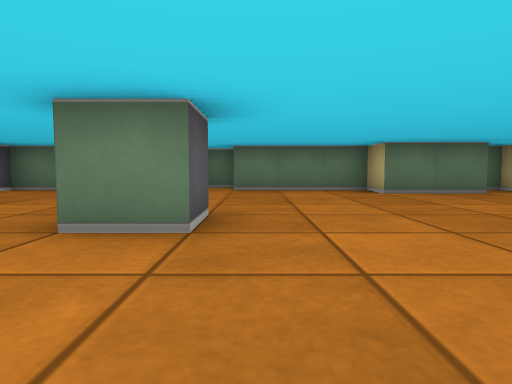
View 1 (above)

24 first-person views from a walk through a cub3D ray-caster map. The camera is about half as high as the walls, tilts 4° down and sees 75° across. The floor is counted in squares. Each view is taken from the middle of a square. On the plan, view 1 faces up. The plan holds only what a view shows up to about 9 squares ahead; the rest is blank.

View 2
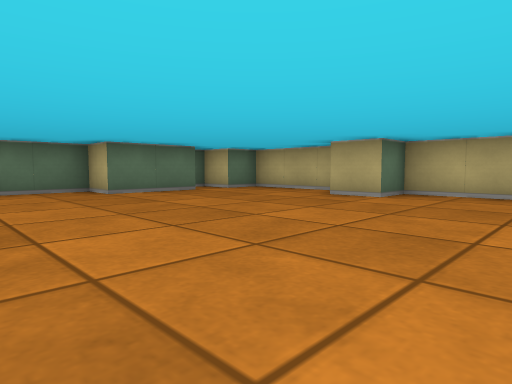

View 3
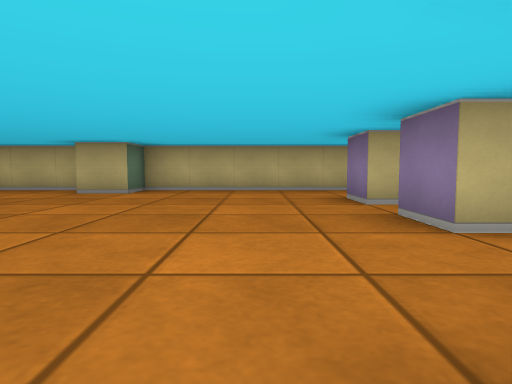

View 4
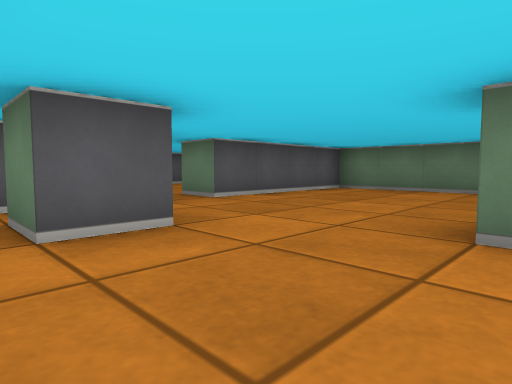

View 5
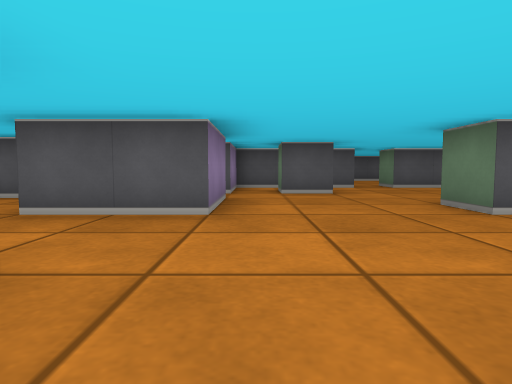

View 6
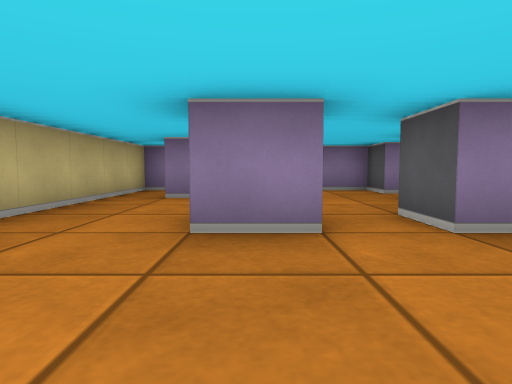

View 7
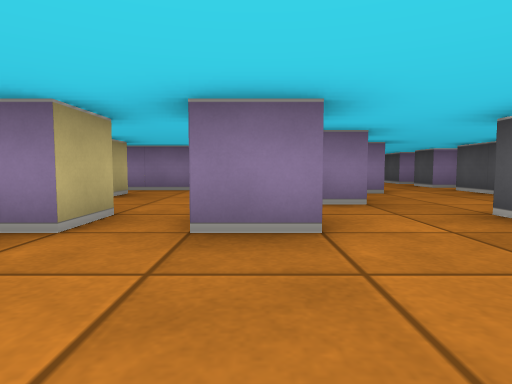

View 8
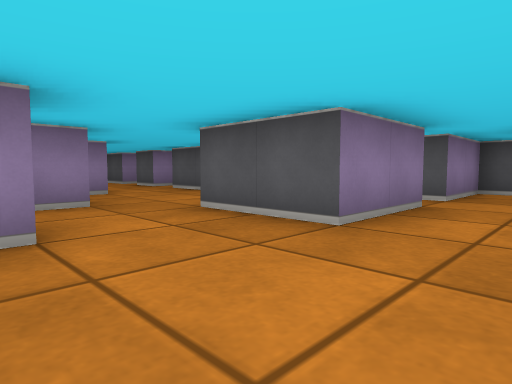

View 9
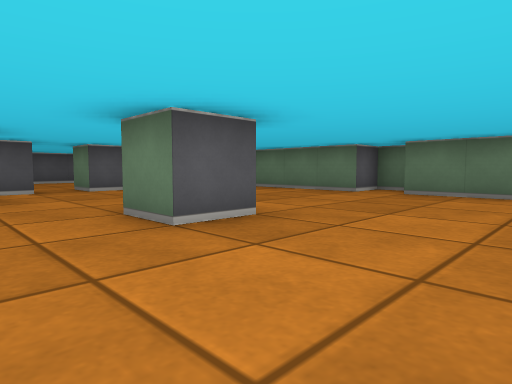

View 10
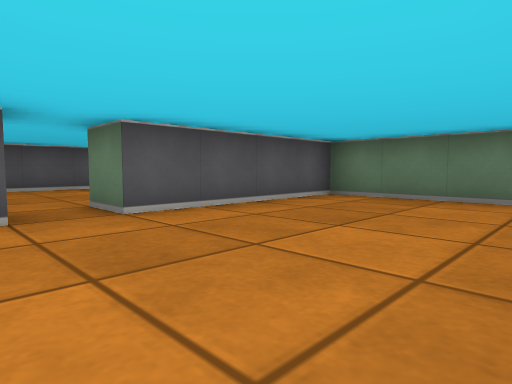

View 11
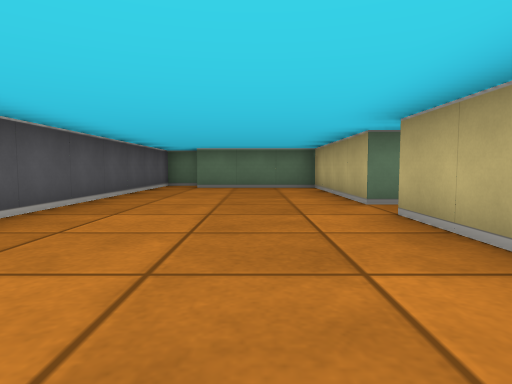

View 12
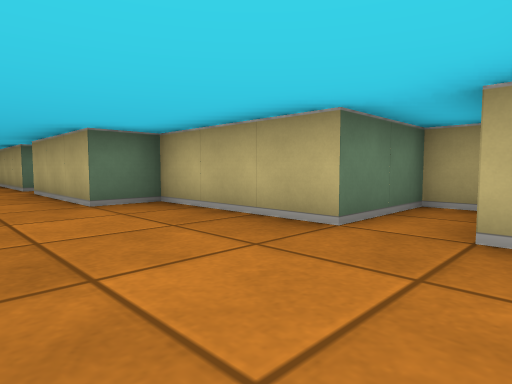

View 13
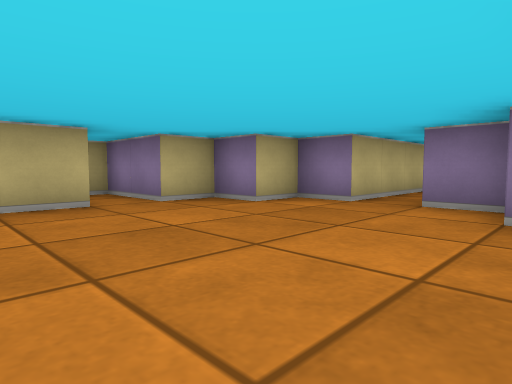

View 14
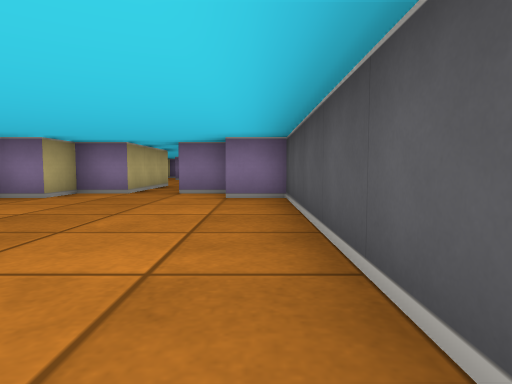

View 15
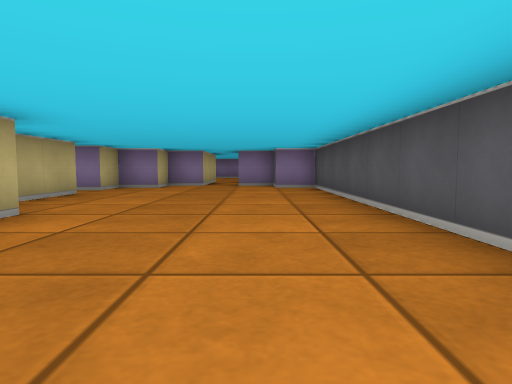

View 16
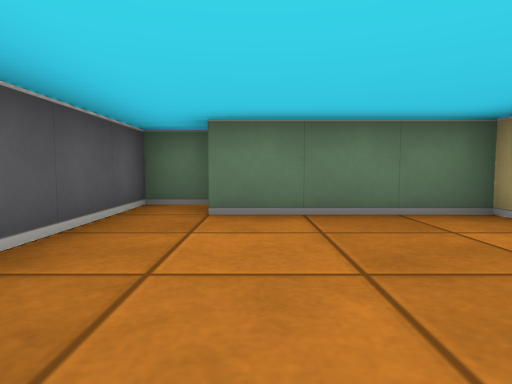

View 17
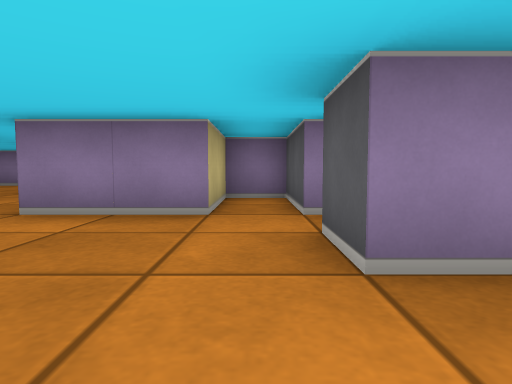

View 18
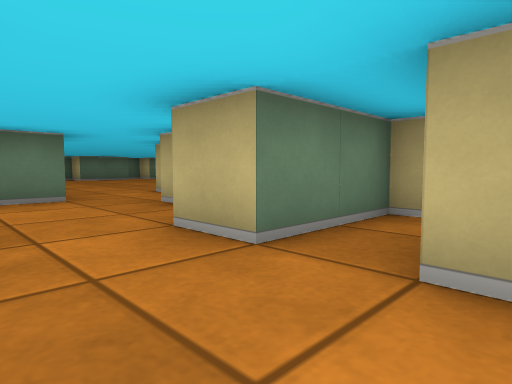

View 19
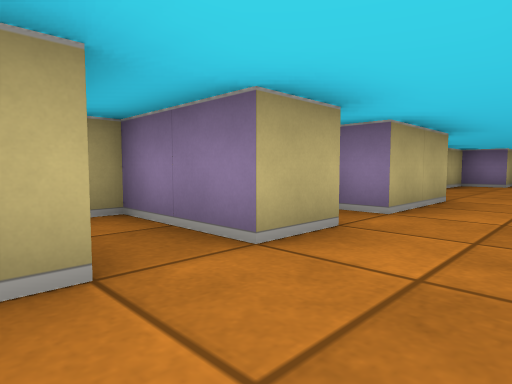

View 20
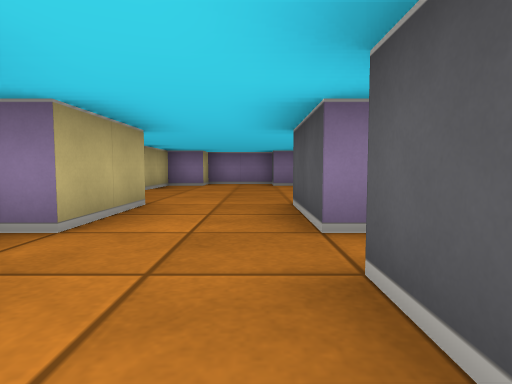

View 21
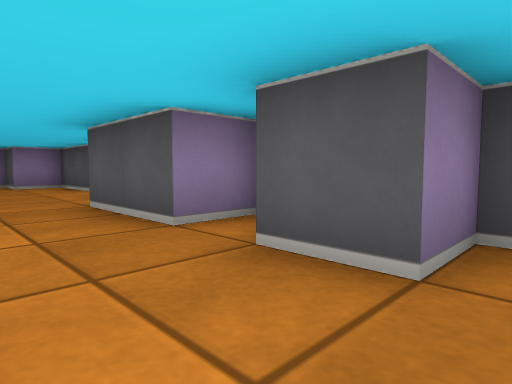

View 22
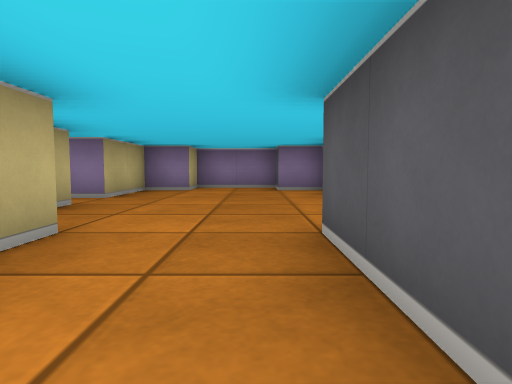

View 23
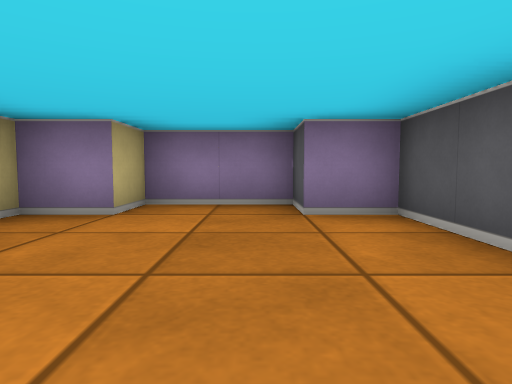

View 24
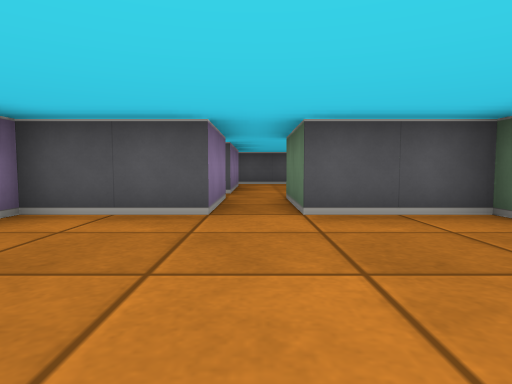

### Floor plan
Ten units are one square. View 1 is at (0, 0); x grows to the right and y downward. Boxes are objects, and circles mark ways between rooms. Rooms are numbered by the first view taken in them; rooms with no view inside come last. Other rooms are left out.
<svg viewBox="-110 -90 180 270">
<path fill="none" stroke="#000" d="M-5 -35 -5 -25 -15 -25M15 20 15 15 25 15 25 25M35 25 35 15 45 15M4 35 11 35M-42 -15 -35 -15 -35 -5 -45 -5M-25 39 -25 56M65 -40 65 -65 55 -65 55 -75 51 -75M46 -65 25 -65 25 -75 -5 -75M-5 55 15 55 15 65 25 65M-55 -26 -55 5 -35 5 -35 25 -25 25 -25 5 -5 5 -5 25 -14 25M50 45 55 45M45 55 45 48M-5 -85 -15 -85 -15 -75 -55 -75 -55 -35M34 65 65 65 65 -25 55 -25 55 -35M-55 -35 -65 -35 -65 -75 -95 -75M-75 65 -65 65 -65 55 -55 55 -55 45 -35 45 -35 35 -55 35 -55 5 -65 5 -65 -25M-95 65 -85 65M-96 -85 -105 -85 -105 55 -95 55M-5 86 -5 75M-35 95 -25 95 -25 115M-25 75 -25 85M-5 115 -5 95 1 95M-5 75 15 75 15 65 -5 65 -5 55M-25 56 -25 65M-36 75 -25 75M-35 145 -35 165 -25 165 -25 175 -5 175 -5 165 5 165 5 145 11 145M-35 114 -35 135"/>
<circle cx="-60" cy="-30" r="3" fill="#2a7"/>
<circle cx="-15" cy="60" r="3" fill="#2a7"/>
<circle cx="-15" cy="80" r="3" fill="#2a7"/>
<circle cx="-15" cy="105" r="3" fill="#2a7"/>
<text x="10" y="-10">1</text>
<text x="-80" y="0">2</text>
<text x="-20" y="90">3</text>
<text x="-10" y="70">4</text>
<text x="-10" y="140">5</text>
</svg>
Room 1 opens to room 2. Room 1 opens to room 4. Room 3 opens to room 4. Room 3 opens to room 5.

Where each view was taken, in squares from view 1:
view 1: 0 up, 0 right, facing up
view 2: 0 up, 0 right, facing up-right
view 3: 0 up, 1 left, facing right
view 4: 0 up, 1 left, facing up-left
view 5: 0 up, 3 right, facing left
view 6: 1 up, 4 right, facing down
view 7: 1 up, 2 right, facing down
view 8: 1 up, 2 right, facing down-left
view 9: 1 up, 2 right, facing up-left
view 10: 2 up, 2 left, facing up-left
view 11: 1 down, 8 left, facing up
view 12: 5 down, 8 left, facing up-right
view 13: 2 down, 10 left, facing down-right
view 14: 0 up, 10 left, facing down
view 15: 3 up, 9 left, facing down
view 16: 4 up, 9 left, facing up
view 17: 3 up, 3 left, facing down
view 18: 8 down, 2 left, facing up-right
view 19: 6 down, 2 left, facing down-right
view 20: 7 down, 2 left, facing down
view 21: 7 down, 1 left, facing down-left
view 22: 9 down, 2 left, facing down
view 23: 13 down, 2 left, facing down
view 24: 14 down, 0 right, facing left
